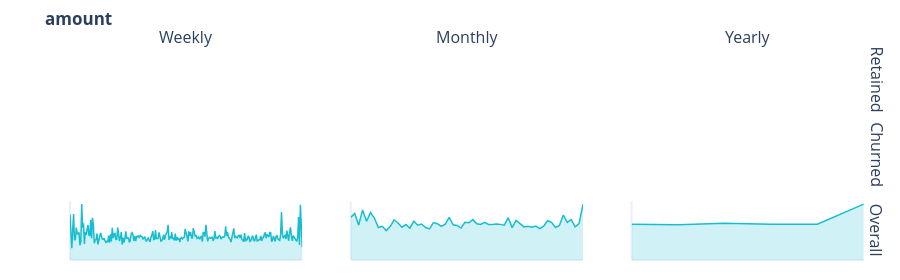
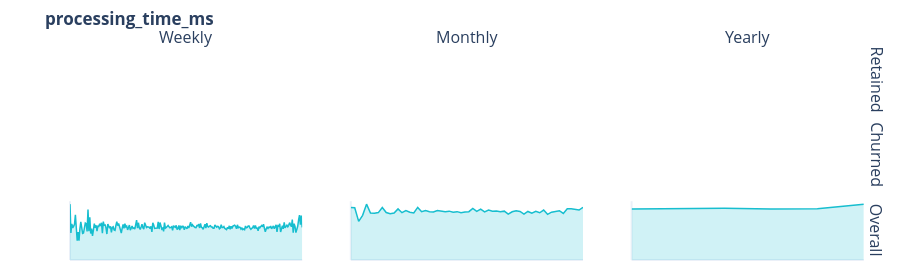
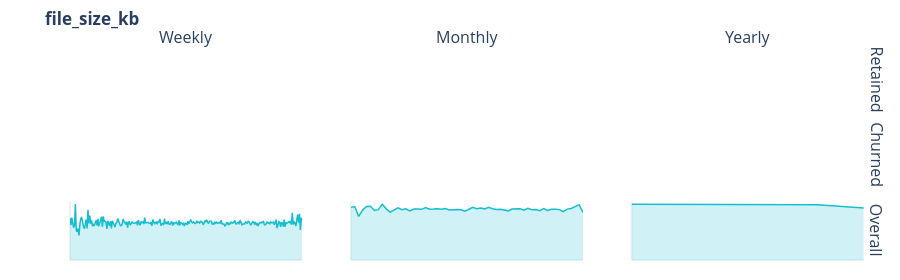
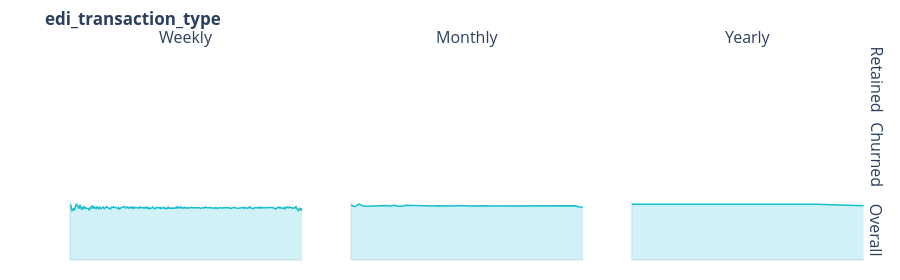

The notebook cell saved with these charts, in order:
### Markdown cell above
## 1c.9 Temporal Sparklines

**📈 Understanding Temporal Trends:**

Sparklines show how numeric features evolve over time:

| Pattern | What It Means | Implication |
|---------|--------------|-------------|
| Upward trend | Metric increasing | Growth or engagement |
| Downward trend | Metric decreasing | Decline or churn signal |
| Flat line | Stable metric | Consistent behavior |
| Spikes | Sudden changes | Events or anomalies |

### Code cell
# Temporal Sparklines - Cohort × Time Period per feature with analysis
sparkline_cols = []
if not LIGHT_RUN and len(numeric_event_cols) >= 2:
    variances = df[numeric_event_cols].var().sort_values(ascending=False)
    sparkline_cols = variances.index.tolist()

    print("\n" + "="*70)
    print("TEMPORAL SPARKLINES - COHORT × TIME PERIOD")
    print("="*70)
    print(f"\n{len(sparkline_cols)} features analyzed across Weekly/Monthly/Yearly periods")

    if ENTITY_COLUMN and TIME_COLUMN:
        df_spark = df.copy()
        df_spark['_week'] = period_start_time(to_datetime(df_spark[TIME_COLUMN]), 'W')
        df_spark['_month'] = period_start_time(to_datetime(df_spark[TIME_COLUMN]), 'M')
        df_spark['_year'] = period_start_time(to_datetime(df_spark[TIME_COLUMN]), 'Y')

        has_target = TARGET_COLUMN and TARGET_COLUMN in df.columns
        all_actions = []

        for col in sparkline_cols:
            if col not in df_spark.columns:
                continue

            feature_data = {}
            cohort_masks = ([("retained", df_spark[TARGET_COLUMN] == 1),
                            ("churned", df_spark[TARGET_COLUMN] == 0),
                            ("overall", slice(None))] if has_target
                           else [("overall", slice(None))])

            for cohort, mask in cohort_masks:
                cohort_df = df_spark[mask] if isinstance(mask, Series) else df_spark
                feature_data[cohort] = {
                    "weekly": cohort_df.groupby('_week')[col].mean().dropna().tolist(),
                    "monthly": cohort_df.groupby('_month')[col].mean().dropna().tolist(),
                    "yearly": cohort_df.groupby('_year')[col].mean().dropna().tolist(),
                }

            period_effects = None
            if has_target:
                analysis = charts.analyze_cohort_trends(feature_data, col)
                period_effects = {p: analysis["periods"][p]["effect_size"]
                                  for p in analysis["periods"]}
                all_actions.extend(analysis.get("actions", []))

            fig = charts.cohort_sparklines(feature_data, feature_name=col, period_effects=period_effects)
            display_figure(fig)

        if has_target and all_actions:
            print("\n" + "="*70)
            print("TREND & VARIANCE RECOMMENDATIONS")
            print("="*70)

            BOLD, RESET = "\033[1m", "\033[0m"

            type_labels = {
                "add_trend_feature": "📈 Add Trend Features (opposite cohort trends)",
                "add_time_indicator": "📅 Add Time Indicators (seasonality detected)",
                "robust_scale": "🔧 Apply Robust Scaling (high variance ratio)",
                "normalize": "📊 Apply Normalization (high variance)",
            }

            by_type = {}
            for action in all_actions:
                action_type = action["action_type"]
                if action_type not in by_type:
                    by_type[action_type] = []
                by_type[action_type].append(action)

            for action_type, actions in by_type.items():
                print(f"\n{type_labels.get(action_type, action_type)}:")
                for a in actions:
                    params_str = ", ".join(f"{k}={v}" for k, v in a.get("params", {}).items())
                    print(f"   • {BOLD}{a['feature']}{RESET}: {a['reason']}")
                    if params_str:
                        print(f"     params: {{{params_str}}}")
elif LIGHT_RUN:
    print("Sparkline analysis skipped (LIGHT_RUN)")
else:
    print("Insufficient numeric columns for sparkline visualization")
# Store sparkline recommendations for pattern_summary
SPARKLINE_RECOMMENDATIONS = [
    {"action": a["action_type"], "feature": a["feature"], "reason": a["reason"],
     "params": a.get("params", {}), "priority": "high" if a["action_type"] == "add_trend_feature" else "medium",
     "features": [f"{a['feature']}_{a['action_type']}"]}
    for a in all_actions
] if 'all_actions' in dir() and all_actions else []

### Figure 1 — Plotly figure (JSON) as saved in the notebook; plotly's stock layout.template omitted (floating-point values rounded to 4 significant figures; data arrays with more than 128 entries replaced by an {"elided": "..."} marker saying what was removed)
{"data": [{"fill": "tozeroy", "fillcolor": "rgba(23, 190, 207, 0.2)", "line": {"color": "#17becf", "width": 1.5}, "mode": "lines", "showlegend": false, "type": "scatter", "xaxis": "x7", "y": {"elided": "259 float values"}, "yaxis": "y7"}, {"fill": "tozeroy", "fillcolor": "rgba(23, 190, 207, 0.2)", "line": {"color": "#17becf", "width": 1.5}, "mode": "lines", "showlegend": false, "type": "scatter", "xaxis": "x8", "y": [763.6, 833.3, 624.0, 897.0, 693.5, 848.9, 750.7, 580.7, 603.0, 525.8, 597.3, 719.8, 663.0, 588.0, 635.1, 568.6, 692.5, 622.1, 643.7, 581.3, 556.6, 668.9, 649.7, 602.2, 643.0, 763.0, 631.3, 619.1, 571.5, 674.6, 667.2, 722.9, 646.9, 634.9, 672.2, 636.0, 635.1, 643.7, 637.9, 623.7, 757.7, 579.7, 710.0, 649.8, 593.1, 602.5, 586.8, 607.4, 560.5, 606.5, 702.2, 675.0, 581.1, 617.1, 805.8, 674.5, 722.7, 591.8, 651.7, 1000.0], "yaxis": "y8"}, {"fill": "tozeroy", "fillcolor": "rgba(23, 190, 207, 0.2)", "line": {"color": "#17becf", "width": 1.5}, "mode": "lines", "showlegend": false, "type": "scatter", "xaxis": "x9", "y": [638.1, 630.3, 657.5, 638.6, 642.2, 1000.0], "yaxis": "y9"}], "layout": {"annotations": [{"font": {"size": 16}, "showarrow": false, "text": "Weekly", "x": 0.1433, "xanchor": "center", "xref": "paper", "y": 1.0, "yanchor": "bottom", "yref": "paper"}, {"font": {"size": 16}, "showarrow": false, "text": "Monthly", "x": 0.49, "xanchor": "center", "xref": "paper", "y": 1.0, "yanchor": "bottom", "yref": "paper"}, {"font": {"size": 16}, "showarrow": false, "text": "Yearly", "x": 0.8367, "xanchor": "center", "xref": "paper", "y": 1.0, "yanchor": "bottom", "yref": "paper"}, {"font": {"size": 16}, "showarrow": false, "text": "Retained", "textangle": 90, "x": 0.98, "xanchor": "left", "xref": "paper", "y": 0.86, "yanchor": "middle", "yref": "paper"}, {"font": {"size": 16}, "showarrow": false, "text": "Churned", "textangle": 90, "x": 0.98, "xanchor": "left", "xref": "paper", "y": 0.5, "yanchor": "middle", "yref": "paper"}, {"font": {"size": 16}, "showarrow": false, "text": "Overall", "textangle": 90, "x": 0.98, "xanchor": "left", "xref": "paper", "y": 0.14, "yanchor": "middle", "yref": "paper"}], "height": 280, "margin": {"b": 20, "l": 70, "r": 20, "t": 50}, "title": {"text": "<b>amount</b>"}, "xaxis": {"anchor": "y", "domain": [0.0, 0.2867], "showgrid": false, "showticklabels": false}, "xaxis2": {"anchor": "y2", "domain": [0.3467, 0.6333], "showgrid": false, "showticklabels": false}, "xaxis3": {"anchor": "y3", "domain": [0.6933, 0.98], "showgrid": false, "showticklabels": false}, "xaxis4": {"anchor": "y4", "domain": [0.0, 0.2867], "showgrid": false, "showticklabels": false}, "xaxis5": {"anchor": "y5", "domain": [0.3467, 0.6333], "showgrid": false, "showticklabels": false}, "xaxis6": {"anchor": "y6", "domain": [0.6933, 0.98], "showgrid": false, "showticklabels": false}, "xaxis7": {"anchor": "y7", "domain": [0.0, 0.2867], "showgrid": false, "showticklabels": false}, "xaxis8": {"anchor": "y8", "domain": [0.3467, 0.6333], "showgrid": false, "showticklabels": false}, "xaxis9": {"anchor": "y9", "domain": [0.6933, 0.98], "showgrid": false, "showticklabels": false}, "yaxis": {"anchor": "x", "domain": [0.72, 1.0], "showgrid": false, "showticklabels": false}, "yaxis2": {"anchor": "x2", "domain": [0.72, 1.0], "showgrid": false, "showticklabels": false}, "yaxis3": {"anchor": "x3", "domain": [0.72, 1.0], "showgrid": false, "showticklabels": false}, "yaxis4": {"anchor": "x4", "domain": [0.36, 0.64], "showgrid": false, "showticklabels": false}, "yaxis5": {"anchor": "x5", "domain": [0.36, 0.64], "showgrid": false, "showticklabels": false}, "yaxis6": {"anchor": "x6", "domain": [0.36, 0.64], "showgrid": false, "showticklabels": false}, "yaxis7": {"anchor": "x7", "domain": [0.0, 0.28], "showgrid": false, "showticklabels": false}, "yaxis8": {"anchor": "x8", "domain": [0.0, 0.28], "showgrid": false, "showticklabels": false}, "yaxis9": {"anchor": "x9", "domain": [0.0, 0.28], "showgrid": false, "showticklabels": false}}}

### Figure 2 — Plotly figure (JSON) as saved in the notebook; plotly's stock layout.template omitted (floating-point values rounded to 4 significant figures; data arrays with more than 128 entries replaced by an {"elided": "..."} marker saying what was removed)
{"data": [{"fill": "tozeroy", "fillcolor": "rgba(23, 190, 207, 0.2)", "line": {"color": "#17becf", "width": 1.5}, "mode": "lines", "showlegend": false, "type": "scatter", "xaxis": "x7", "y": {"elided": "259 float values"}, "yaxis": "y7"}, {"fill": "tozeroy", "fillcolor": "rgba(23, 190, 207, 0.2)", "line": {"color": "#17becf", "width": 1.5}, "mode": "lines", "showlegend": false, "type": "scatter", "xaxis": "x8", "y": [982.7, 979.2, 723.7, 836.1, 1046.0, 879.9, 875.4, 887.4, 982.3, 888.5, 866.4, 879.0, 956.4, 885.6, 924.0, 894.2, 880.1, 984.2, 903.3, 925.0, 904.6, 900.0, 925.0, 911.2, 904.4, 914.8, 895.9, 905.4, 886.5, 897.9, 904.7, 966.3, 910.2, 953.6, 902.3, 935.3, 913.6, 915.7, 901.7, 914.5, 860.5, 903.1, 923.4, 909.4, 857.7, 909.0, 878.6, 911.7, 884.1, 934.3, 855.1, 895.5, 907.1, 922.4, 871.0, 959.8, 959.7, 941.1, 935.1, 987.6], "yaxis": "y8"}, {"fill": "tozeroy", "fillcolor": "rgba(23, 190, 207, 0.2)", "line": {"color": "#17becf", "width": 1.5}, "mode": "lines", "showlegend": false, "type": "scatter", "xaxis": "x9", "y": [902.0, 913.5, 914.4, 902.7, 907.9, 987.6], "yaxis": "y9"}], "layout": {"annotations": [{"font": {"size": 16}, "showarrow": false, "text": "Weekly", "x": 0.1433, "xanchor": "center", "xref": "paper", "y": 1.0, "yanchor": "bottom", "yref": "paper"}, {"font": {"size": 16}, "showarrow": false, "text": "Monthly", "x": 0.49, "xanchor": "center", "xref": "paper", "y": 1.0, "yanchor": "bottom", "yref": "paper"}, {"font": {"size": 16}, "showarrow": false, "text": "Yearly", "x": 0.8367, "xanchor": "center", "xref": "paper", "y": 1.0, "yanchor": "bottom", "yref": "paper"}, {"font": {"size": 16}, "showarrow": false, "text": "Retained", "textangle": 90, "x": 0.98, "xanchor": "left", "xref": "paper", "y": 0.86, "yanchor": "middle", "yref": "paper"}, {"font": {"size": 16}, "showarrow": false, "text": "Churned", "textangle": 90, "x": 0.98, "xanchor": "left", "xref": "paper", "y": 0.5, "yanchor": "middle", "yref": "paper"}, {"font": {"size": 16}, "showarrow": false, "text": "Overall", "textangle": 90, "x": 0.98, "xanchor": "left", "xref": "paper", "y": 0.14, "yanchor": "middle", "yref": "paper"}], "height": 280, "margin": {"b": 20, "l": 70, "r": 20, "t": 50}, "title": {"text": "<b>processing_time_ms</b>"}, "xaxis": {"anchor": "y", "domain": [0.0, 0.2867], "showgrid": false, "showticklabels": false}, "xaxis2": {"anchor": "y2", "domain": [0.3467, 0.6333], "showgrid": false, "showticklabels": false}, "xaxis3": {"anchor": "y3", "domain": [0.6933, 0.98], "showgrid": false, "showticklabels": false}, "xaxis4": {"anchor": "y4", "domain": [0.0, 0.2867], "showgrid": false, "showticklabels": false}, "xaxis5": {"anchor": "y5", "domain": [0.3467, 0.6333], "showgrid": false, "showticklabels": false}, "xaxis6": {"anchor": "y6", "domain": [0.6933, 0.98], "showgrid": false, "showticklabels": false}, "xaxis7": {"anchor": "y7", "domain": [0.0, 0.2867], "showgrid": false, "showticklabels": false}, "xaxis8": {"anchor": "y8", "domain": [0.3467, 0.6333], "showgrid": false, "showticklabels": false}, "xaxis9": {"anchor": "y9", "domain": [0.6933, 0.98], "showgrid": false, "showticklabels": false}, "yaxis": {"anchor": "x", "domain": [0.72, 1.0], "showgrid": false, "showticklabels": false}, "yaxis2": {"anchor": "x2", "domain": [0.72, 1.0], "showgrid": false, "showticklabels": false}, "yaxis3": {"anchor": "x3", "domain": [0.72, 1.0], "showgrid": false, "showticklabels": false}, "yaxis4": {"anchor": "x4", "domain": [0.36, 0.64], "showgrid": false, "showticklabels": false}, "yaxis5": {"anchor": "x5", "domain": [0.36, 0.64], "showgrid": false, "showticklabels": false}, "yaxis6": {"anchor": "x6", "domain": [0.36, 0.64], "showgrid": false, "showticklabels": false}, "yaxis7": {"anchor": "x7", "domain": [0.0, 0.28], "showgrid": false, "showticklabels": false}, "yaxis8": {"anchor": "x8", "domain": [0.0, 0.28], "showgrid": false, "showticklabels": false}, "yaxis9": {"anchor": "x9", "domain": [0.0, 0.28], "showgrid": false, "showticklabels": false}}}

### Figure 3 — Plotly figure (JSON) as saved in the notebook; plotly's stock layout.template omitted (floating-point values rounded to 4 significant figures; data arrays with more than 128 entries replaced by an {"elided": "..."} marker saying what was removed)
{"data": [{"fill": "tozeroy", "fillcolor": "rgba(23, 190, 207, 0.2)", "line": {"color": "#17becf", "width": 1.5}, "mode": "lines", "showlegend": false, "type": "scatter", "xaxis": "x7", "y": {"elided": "259 float values"}, "yaxis": "y7"}, {"fill": "tozeroy", "fillcolor": "rgba(23, 190, 207, 0.2)", "line": {"color": "#17becf", "width": 1.5}, "mode": "lines", "showlegend": false, "type": "scatter", "xaxis": "x8", "y": [280.1, 284.4, 231.9, 265.7, 284.9, 285.8, 263.9, 268.0, 297.4, 272.4, 255.3, 266.2, 277.9, 267.5, 272.6, 261.7, 271.6, 271.7, 269.7, 279.2, 269.9, 271.1, 272.9, 270.2, 274.4, 266.6, 269.1, 268.5, 267.8, 259.9, 270.3, 280.4, 272.7, 276.6, 272.3, 280.8, 273.1, 269.4, 270.0, 265.3, 261.7, 271.6, 271.3, 272.9, 265.0, 275.4, 267.5, 268.6, 262.9, 274.2, 264.2, 270.4, 270.2, 268.2, 258.0, 270.9, 274.4, 286.0, 294.7, 253.5], "yaxis": "y8"}, {"fill": "tozeroy", "fillcolor": "rgba(23, 190, 207, 0.2)", "line": {"color": "#17becf", "width": 1.5}, "mode": "lines", "showlegend": false, "type": "scatter", "xaxis": "x9", "y": [272.4, 271.1, 271.1, 270.3, 269.2, 253.5], "yaxis": "y9"}], "layout": {"annotations": [{"font": {"size": 16}, "showarrow": false, "text": "Weekly", "x": 0.1433, "xanchor": "center", "xref": "paper", "y": 1.0, "yanchor": "bottom", "yref": "paper"}, {"font": {"size": 16}, "showarrow": false, "text": "Monthly", "x": 0.49, "xanchor": "center", "xref": "paper", "y": 1.0, "yanchor": "bottom", "yref": "paper"}, {"font": {"size": 16}, "showarrow": false, "text": "Yearly", "x": 0.8367, "xanchor": "center", "xref": "paper", "y": 1.0, "yanchor": "bottom", "yref": "paper"}, {"font": {"size": 16}, "showarrow": false, "text": "Retained", "textangle": 90, "x": 0.98, "xanchor": "left", "xref": "paper", "y": 0.86, "yanchor": "middle", "yref": "paper"}, {"font": {"size": 16}, "showarrow": false, "text": "Churned", "textangle": 90, "x": 0.98, "xanchor": "left", "xref": "paper", "y": 0.5, "yanchor": "middle", "yref": "paper"}, {"font": {"size": 16}, "showarrow": false, "text": "Overall", "textangle": 90, "x": 0.98, "xanchor": "left", "xref": "paper", "y": 0.14, "yanchor": "middle", "yref": "paper"}], "height": 280, "margin": {"b": 20, "l": 70, "r": 20, "t": 50}, "title": {"text": "<b>file_size_kb</b>"}, "xaxis": {"anchor": "y", "domain": [0.0, 0.2867], "showgrid": false, "showticklabels": false}, "xaxis2": {"anchor": "y2", "domain": [0.3467, 0.6333], "showgrid": false, "showticklabels": false}, "xaxis3": {"anchor": "y3", "domain": [0.6933, 0.98], "showgrid": false, "showticklabels": false}, "xaxis4": {"anchor": "y4", "domain": [0.0, 0.2867], "showgrid": false, "showticklabels": false}, "xaxis5": {"anchor": "y5", "domain": [0.3467, 0.6333], "showgrid": false, "showticklabels": false}, "xaxis6": {"anchor": "y6", "domain": [0.6933, 0.98], "showgrid": false, "showticklabels": false}, "xaxis7": {"anchor": "y7", "domain": [0.0, 0.2867], "showgrid": false, "showticklabels": false}, "xaxis8": {"anchor": "y8", "domain": [0.3467, 0.6333], "showgrid": false, "showticklabels": false}, "xaxis9": {"anchor": "y9", "domain": [0.6933, 0.98], "showgrid": false, "showticklabels": false}, "yaxis": {"anchor": "x", "domain": [0.72, 1.0], "showgrid": false, "showticklabels": false}, "yaxis2": {"anchor": "x2", "domain": [0.72, 1.0], "showgrid": false, "showticklabels": false}, "yaxis3": {"anchor": "x3", "domain": [0.72, 1.0], "showgrid": false, "showticklabels": false}, "yaxis4": {"anchor": "x4", "domain": [0.36, 0.64], "showgrid": false, "showticklabels": false}, "yaxis5": {"anchor": "x5", "domain": [0.36, 0.64], "showgrid": false, "showticklabels": false}, "yaxis6": {"anchor": "x6", "domain": [0.36, 0.64], "showgrid": false, "showticklabels": false}, "yaxis7": {"anchor": "x7", "domain": [0.0, 0.28], "showgrid": false, "showticklabels": false}, "yaxis8": {"anchor": "x8", "domain": [0.0, 0.28], "showgrid": false, "showticklabels": false}, "yaxis9": {"anchor": "x9", "domain": [0.0, 0.28], "showgrid": false, "showticklabels": false}}}

### Figure 4 — Plotly figure (JSON) as saved in the notebook; plotly's stock layout.template omitted (floating-point values rounded to 4 significant figures; data arrays with more than 128 entries replaced by an {"elided": "..."} marker saying what was removed)
{"data": [{"fill": "tozeroy", "fillcolor": "rgba(23, 190, 207, 0.2)", "line": {"color": "#17becf", "width": 1.5}, "mode": "lines", "showlegend": false, "type": "scatter", "xaxis": "x7", "y": {"elided": "259 float values"}, "yaxis": "y7"}, {"fill": "tozeroy", "fillcolor": "rgba(23, 190, 207, 0.2)", "line": {"color": "#17becf", "width": 1.5}, "mode": "lines", "showlegend": false, "type": "scatter", "xaxis": "x8", "y": [849.5, 823.0, 863.8, 838.6, 830.2, 834.1, 837.4, 841.4, 836.1, 843.3, 829.6, 845.1, 831.8, 832.1, 846.0, 843.1, 837.4, 837.7, 840.4, 836.3, 834.9, 833.8, 837.9, 835.2, 832.8, 833.1, 835.3, 838.5, 841.4, 837.9, 835.7, 839.2, 837.8, 835.7, 839.2, 836.5, 836.9, 835.1, 837.5, 836.4, 836.9, 836.2, 836.4, 833.0, 836.6, 835.4, 838.2, 834.6, 842.2, 836.9, 840.2, 843.5, 832.2, 836.3, 833.1, 840.7, 837.4, 837.5, 819.1, 814.9], "yaxis": "y8"}, {"fill": "tozeroy", "fillcolor": "rgba(23, 190, 207, 0.2)", "line": {"color": "#17becf", "width": 1.5}, "mode": "lines", "showlegend": false, "type": "scatter", "xaxis": "x9", "y": [837.4, 837.8, 836.9, 836.3, 837.6, 814.9], "yaxis": "y9"}], "layout": {"annotations": [{"font": {"size": 16}, "showarrow": false, "text": "Weekly", "x": 0.1433, "xanchor": "center", "xref": "paper", "y": 1.0, "yanchor": "bottom", "yref": "paper"}, {"font": {"size": 16}, "showarrow": false, "text": "Monthly", "x": 0.49, "xanchor": "center", "xref": "paper", "y": 1.0, "yanchor": "bottom", "yref": "paper"}, {"font": {"size": 16}, "showarrow": false, "text": "Yearly", "x": 0.8367, "xanchor": "center", "xref": "paper", "y": 1.0, "yanchor": "bottom", "yref": "paper"}, {"font": {"size": 16}, "showarrow": false, "text": "Retained", "textangle": 90, "x": 0.98, "xanchor": "left", "xref": "paper", "y": 0.86, "yanchor": "middle", "yref": "paper"}, {"font": {"size": 16}, "showarrow": false, "text": "Churned", "textangle": 90, "x": 0.98, "xanchor": "left", "xref": "paper", "y": 0.5, "yanchor": "middle", "yref": "paper"}, {"font": {"size": 16}, "showarrow": false, "text": "Overall", "textangle": 90, "x": 0.98, "xanchor": "left", "xref": "paper", "y": 0.14, "yanchor": "middle", "yref": "paper"}], "height": 280, "margin": {"b": 20, "l": 70, "r": 20, "t": 50}, "title": {"text": "<b>edi_transaction_type</b>"}, "xaxis": {"anchor": "y", "domain": [0.0, 0.2867], "showgrid": false, "showticklabels": false}, "xaxis2": {"anchor": "y2", "domain": [0.3467, 0.6333], "showgrid": false, "showticklabels": false}, "xaxis3": {"anchor": "y3", "domain": [0.6933, 0.98], "showgrid": false, "showticklabels": false}, "xaxis4": {"anchor": "y4", "domain": [0.0, 0.2867], "showgrid": false, "showticklabels": false}, "xaxis5": {"anchor": "y5", "domain": [0.3467, 0.6333], "showgrid": false, "showticklabels": false}, "xaxis6": {"anchor": "y6", "domain": [0.6933, 0.98], "showgrid": false, "showticklabels": false}, "xaxis7": {"anchor": "y7", "domain": [0.0, 0.2867], "showgrid": false, "showticklabels": false}, "xaxis8": {"anchor": "y8", "domain": [0.3467, 0.6333], "showgrid": false, "showticklabels": false}, "xaxis9": {"anchor": "y9", "domain": [0.6933, 0.98], "showgrid": false, "showticklabels": false}, "yaxis": {"anchor": "x", "domain": [0.72, 1.0], "showgrid": false, "showticklabels": false}, "yaxis2": {"anchor": "x2", "domain": [0.72, 1.0], "showgrid": false, "showticklabels": false}, "yaxis3": {"anchor": "x3", "domain": [0.72, 1.0], "showgrid": false, "showticklabels": false}, "yaxis4": {"anchor": "x4", "domain": [0.36, 0.64], "showgrid": false, "showticklabels": false}, "yaxis5": {"anchor": "x5", "domain": [0.36, 0.64], "showgrid": false, "showticklabels": false}, "yaxis6": {"anchor": "x6", "domain": [0.36, 0.64], "showgrid": false, "showticklabels": false}, "yaxis7": {"anchor": "x7", "domain": [0.0, 0.28], "showgrid": false, "showticklabels": false}, "yaxis8": {"anchor": "x8", "domain": [0.0, 0.28], "showgrid": false, "showticklabels": false}, "yaxis9": {"anchor": "x9", "domain": [0.0, 0.28], "showgrid": false, "showticklabels": false}}}
